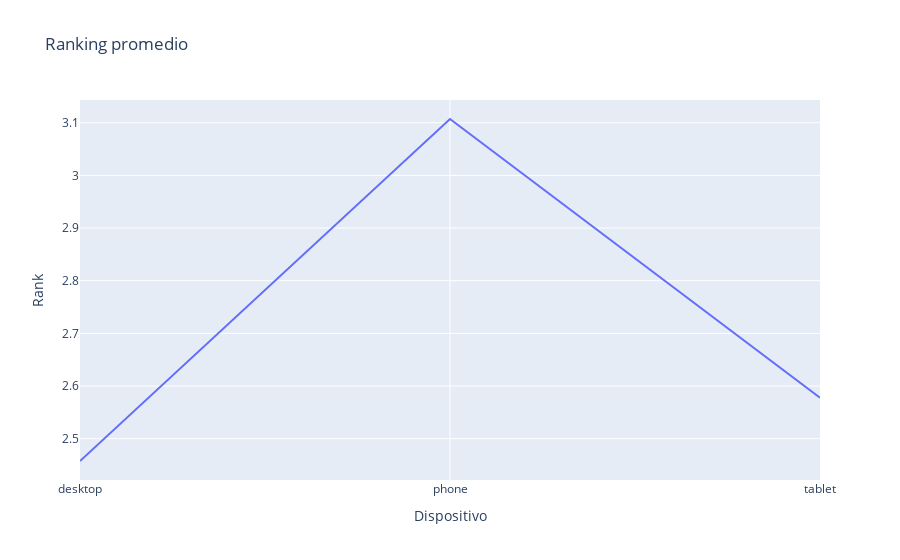

Source (notebook cell):
### Code cell
print(df_dispositivo.Rank.mean())
px.line(df_dispositivo, x="Dispositivo", y="Rank", title="Ranking promedio")

### Figure 1 — Plotly figure (JSON) as saved in the notebook; plotly's stock layout.template omitted (floating-point values rounded to 4 significant figures)
{"data": [{"hovertemplate": "Dispositivo=%{x}<br>Rank=%{y}<extra></extra>", "legendgroup": "", "line": {"color": "#636efa", "dash": "solid"}, "marker": {"symbol": "circle"}, "mode": "lines", "name": "", "orientation": "v", "showlegend": false, "type": "scatter", "x": ["desktop", "phone", "tablet"], "xaxis": "x", "y": [2.458, 3.107, 2.578], "yaxis": "y"}], "layout": {"legend": {"tracegroupgap": 0}, "title": {"text": "Ranking promedio"}, "xaxis": {"anchor": "y", "domain": [0, 1], "title": {"text": "Dispositivo"}}, "yaxis": {"anchor": "x", "domain": [0, 1], "title": {"text": "Rank"}}}}
